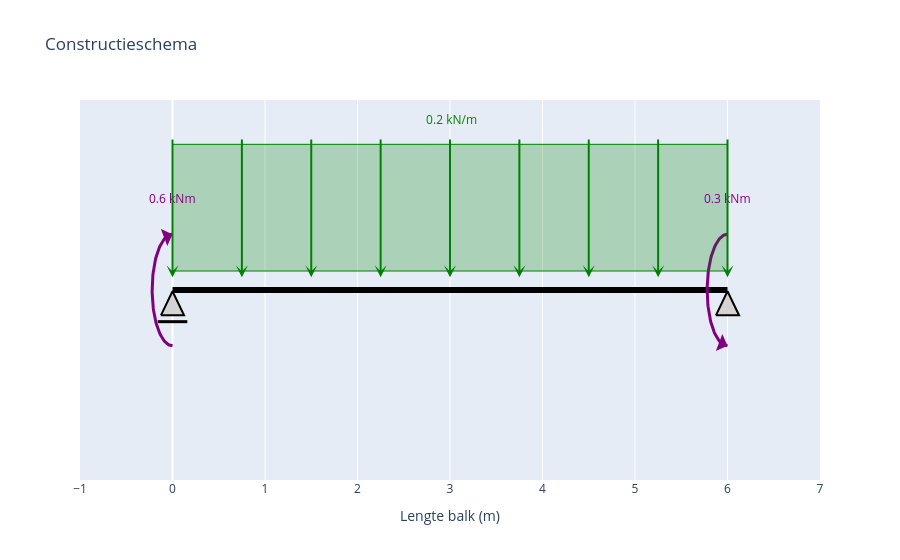

Write notebook code for a chart like this one.
### Code cell
# --- toon de figuren ---
fig_schema = maak_constructieschema_plotly()
fig_schema.show()

### Figure 1 — Plotly figure (JSON) as saved in the notebook; plotly's stock layout.template omitted (floating-point values rounded to 4 significant figures)
{"data": [{"hoverinfo": "skip", "line": {"color": "black", "width": 6}, "mode": "lines", "type": "scatter", "x": [0, 6], "y": [0, 0]}, {"fill": "toself", "fillcolor": "lightgray", "hoverinfo": "skip", "line": {"color": "black", "width": 2}, "mode": "lines", "opacity": 1, "type": "scatter", "x": [-0.125, 0.125, 0, -0.125], "y": [-0.2, -0.2, -0.01, -0.2]}, {"hoverinfo": "skip", "line": {"color": "black", "width": 3}, "mode": "lines", "type": "scatter", "x": [-0.16, 0.16], "y": [-0.25, -0.25]}, {"fill": "toself", "fillcolor": "lightgray", "hoverinfo": "skip", "line": {"color": "black", "width": 2}, "mode": "lines", "opacity": 1, "type": "scatter", "x": [5.875, 6.125, 6, 5.875], "y": [-0.2, -0.2, -0.01, -0.2]}, {"hoverinfo": "skip", "line": {"color": "purple", "width": 3}, "mode": "lines", "type": "scatter", "x": [-4.041e-17, -0.008746, -0.01748, -0.02618, -0.03485, -0.04346, -0.052, -0.06045, -0.06882, -0.07707, -0.0852, -0.0932, -0.101, -0.1087, -0.1163, -0.1236, -0.1307, -0.1377, -0.1444, -0.1509, -0.1571, -0.1631, -0.1688, -0.1743, -0.1795, -0.1844, -0.1891, -0.1934, -0.1974, -0.2011, -0.2045, -0.2076, -0.2103, -0.2127, -0.2148, -0.2165, -0.2179, -0.2189, -0.2196, -0.22, -0.22, -0.2196, -0.2189, -0.2179, -0.2165, -0.2148, -0.2127, -0.2103, -0.2076, -0.2045, -0.2011, -0.1974, -0.1934, -0.1891, -0.1844, -0.1795, -0.1743, -0.1688, -0.1631, -0.1571, -0.1509, -0.1444, -0.1377, -0.1307, -0.1236, -0.1163, -0.1087, -0.101, -0.0932, -0.0852, -0.07707, -0.06882, -0.06045, -0.052, -0.04346, -0.03485, -0.02618, -0.01748, -0.008746, 1.347e-17], "y": [-0.44, -0.4397, -0.4386, -0.4369, -0.4344, -0.4313, -0.4275, -0.4231, -0.4179, -0.4121, -0.4057, -0.3986, -0.3908, -0.3825, -0.3736, -0.364, -0.3539, -0.3432, -0.332, -0.3203, -0.308, -0.2953, -0.2821, -0.2684, -0.2544, -0.2399, -0.225, -0.2098, -0.1943, -0.1784, -0.1623, -0.1459, -0.1293, -0.1125, -0.09547, -0.07832, -0.06104, -0.04367, -0.02623, -0.008748, 0.008748, 0.02623, 0.04367, 0.06104, 0.07832, 0.09547, 0.1125, 0.1293, 0.1459, 0.1623, 0.1784, 0.1943, 0.2098, 0.225, 0.2399, 0.2544, 0.2684, 0.2821, 0.2953, 0.308, 0.3203, 0.332, 0.3432, 0.3539, 0.364, 0.3736, 0.3825, 0.3908, 0.3986, 0.4057, 0.4121, 0.4179, 0.4231, 0.4275, 0.4313, 0.4344, 0.4369, 0.4386, 0.4397, 0.44]}, {"hoverinfo": "skip", "line": {"color": "purple", "width": 3}, "mode": "lines", "type": "scatter", "x": [6, 5.991, 5.983, 5.974, 5.965, 5.957, 5.948, 5.94, 5.931, 5.923, 5.915, 5.907, 5.899, 5.891, 5.884, 5.876, 5.869, 5.862, 5.856, 5.849, 5.843, 5.837, 5.831, 5.826, 5.82, 5.816, 5.811, 5.807, 5.803, 5.799, 5.796, 5.792, 5.79, 5.787, 5.785, 5.784, 5.782, 5.781, 5.78, 5.78, 5.78, 5.78, 5.781, 5.782, 5.784, 5.785, 5.787, 5.79, 5.792, 5.796, 5.799, 5.803, 5.807, 5.811, 5.816, 5.82, 5.826, 5.831, 5.837, 5.843, 5.849, 5.856, 5.862, 5.869, 5.876, 5.884, 5.891, 5.899, 5.907, 5.915, 5.923, 5.931, 5.94, 5.948, 5.957, 5.965, 5.974, 5.983, 5.991, 6], "y": [0.44, 0.4397, 0.4386, 0.4369, 0.4344, 0.4313, 0.4275, 0.4231, 0.4179, 0.4121, 0.4057, 0.3986, 0.3908, 0.3825, 0.3736, 0.364, 0.3539, 0.3432, 0.332, 0.3203, 0.308, 0.2953, 0.2821, 0.2684, 0.2544, 0.2399, 0.225, 0.2098, 0.1943, 0.1784, 0.1623, 0.1459, 0.1293, 0.1125, 0.09547, 0.07832, 0.06104, 0.04367, 0.02623, 0.008748, -0.008748, -0.02623, -0.04367, -0.06104, -0.07832, -0.09547, -0.1125, -0.1293, -0.1459, -0.1623, -0.1784, -0.1943, -0.2098, -0.225, -0.2399, -0.2544, -0.2684, -0.2821, -0.2953, -0.308, -0.3203, -0.332, -0.3432, -0.3539, -0.364, -0.3736, -0.3825, -0.3908, -0.3986, -0.4057, -0.4121, -0.4179, -0.4231, -0.4275, -0.4313, -0.4344, -0.4369, -0.4386, -0.4397, -0.44]}], "layout": {"annotations": [{"arrowcolor": "purple", "arrowhead": 1, "arrowsize": 1, "arrowwidth": 3, "ax": -0.06045, "axref": "x", "ay": 0.4231, "ayref": "y", "showarrow": true, "text": "", "x": 1.347e-17, "xref": "x", "y": 0.44, "yref": "y"}, {"font": {"color": "purple"}, "showarrow": false, "text": "0.6 kNm", "x": 0, "y": 0.72}, {"arrowcolor": "purple", "arrowhead": 1, "arrowsize": 1, "arrowwidth": 3, "ax": 5.94, "axref": "x", "ay": -0.4231, "ayref": "y", "showarrow": true, "text": "", "x": 6, "xref": "x", "y": -0.44, "yref": "y"}, {"font": {"color": "purple"}, "showarrow": false, "text": "0.3 kNm", "x": 6, "y": 0.72}, {"arrowcolor": "green", "arrowhead": 3, "arrowsize": 1, "arrowwidth": 2, "ax": 0, "axref": "x", "ay": 1.2, "ayref": "y", "showarrow": true, "text": "", "x": 0, "xref": "x", "y": 0.1, "yref": "y"}, {"arrowcolor": "green", "arrowhead": 3, "arrowsize": 1, "arrowwidth": 2, "ax": 0.75, "axref": "x", "ay": 1.2, "ayref": "y", "showarrow": true, "text": "", "x": 0.75, "xref": "x", "y": 0.1, "yref": "y"}, {"arrowcolor": "green", "arrowhead": 3, "arrowsize": 1, "arrowwidth": 2, "ax": 1.5, "axref": "x", "ay": 1.2, "ayref": "y", "showarrow": true, "text": "", "x": 1.5, "xref": "x", "y": 0.1, "yref": "y"}, {"arrowcolor": "green", "arrowhead": 3, "arrowsize": 1, "arrowwidth": 2, "ax": 2.25, "axref": "x", "ay": 1.2, "ayref": "y", "showarrow": true, "text": "", "x": 2.25, "xref": "x", "y": 0.1, "yref": "y"}, {"arrowcolor": "green", "arrowhead": 3, "arrowsize": 1, "arrowwidth": 2, "ax": 3, "axref": "x", "ay": 1.2, "ayref": "y", "showarrow": true, "text": "", "x": 3, "xref": "x", "y": 0.1, "yref": "y"}, {"arrowcolor": "green", "arrowhead": 3, "arrowsize": 1, "arrowwidth": 2, "ax": 3.75, "axref": "x", "ay": 1.2, "ayref": "y", "showarrow": true, "text": "", "x": 3.75, "xref": "x", "y": 0.1, "yref": "y"}, {"arrowcolor": "green", "arrowhead": 3, "arrowsize": 1, "arrowwidth": 2, "ax": 4.5, "axref": "x", "ay": 1.2, "ayref": "y", "showarrow": true, "text": "", "x": 4.5, "xref": "x", "y": 0.1, "yref": "y"}, {"arrowcolor": "green", "arrowhead": 3, "arrowsize": 1, "arrowwidth": 2, "ax": 5.25, "axref": "x", "ay": 1.2, "ayref": "y", "showarrow": true, "text": "", "x": 5.25, "xref": "x", "y": 0.1, "yref": "y"}, {"arrowcolor": "green", "arrowhead": 3, "arrowsize": 1, "arrowwidth": 2, "ax": 6, "axref": "x", "ay": 1.2, "ayref": "y", "showarrow": true, "text": "", "x": 6, "xref": "x", "y": 0.1, "yref": "y"}, {"font": {"color": "green"}, "showarrow": false, "text": " 0.2 kN/m", "x": 3, "y": 1.35}], "autosize": true, "shapes": [{"fillcolor": "rgba(0,128,0,0.25)", "line": {"color": "green", "width": 1}, "type": "rect", "x0": 0, "x1": 6, "y0": 0.15, "y1": 1.15}], "showlegend": false, "title": {"text": "Constructieschema"}, "xaxis": {"autorange": false, "dtick": 1, "range": [-1, 7], "title": {"text": "Lengte balk (m)"}, "type": "linear"}, "yaxis": {"autorange": false, "range": [-1.5, 1.5], "showgrid": false, "showticklabels": false, "title": {}, "type": "linear", "zeroline": false}}}
